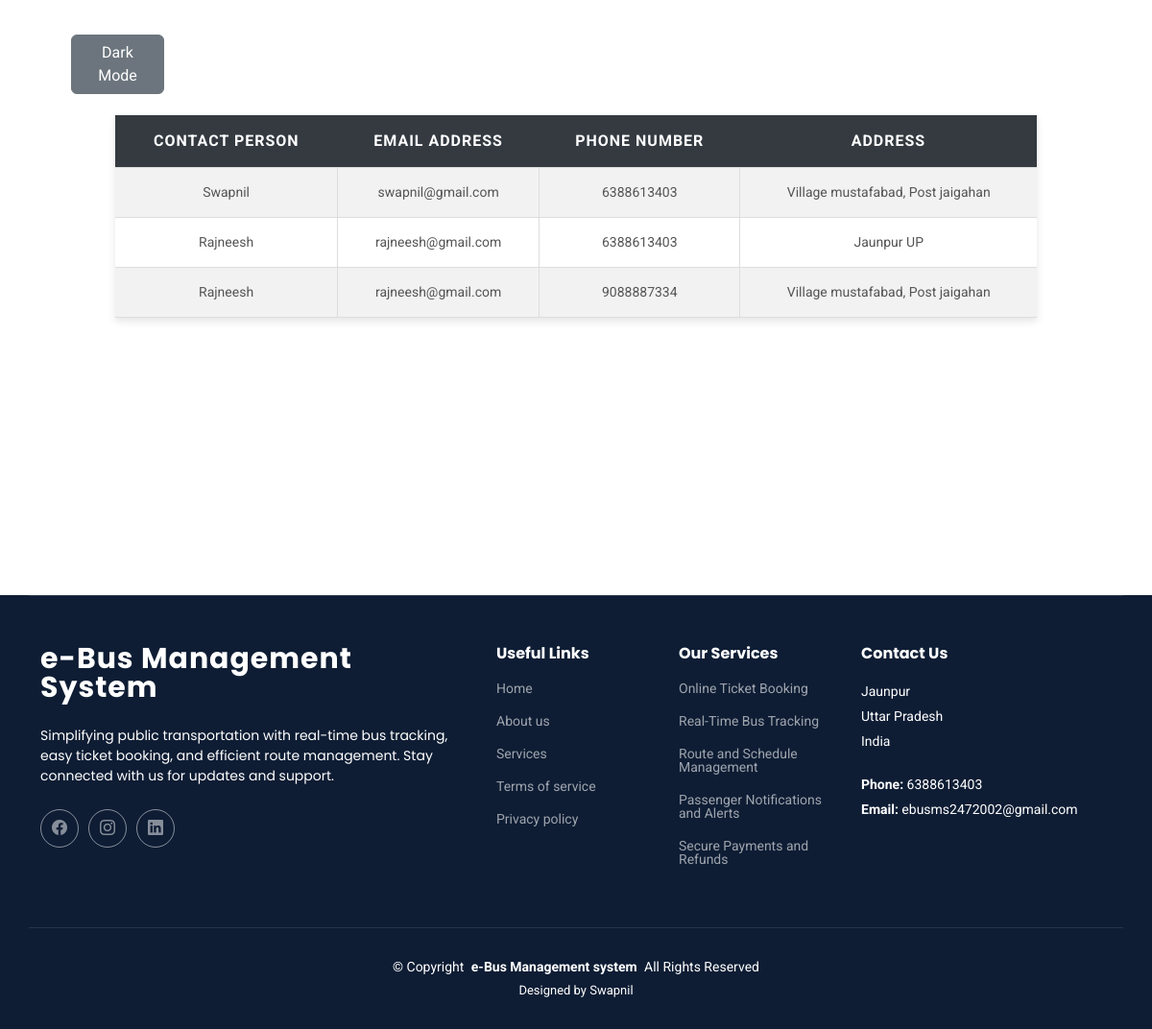
/BusContact, run on the app's committed database.
### webapp/models.py (models this page shows)
class PostBusContact(models.Model):
    contactperson = models.CharField(max_length=30)
    contactemail = models.EmailField(max_length=40)
    contactphone = models.CharField(max_length=10)
    contactaddress = models.CharField(max_length=30)

### webapp/views.py (the view)
# urls.py: path('BusContact', views.BusContact),
def BusContact(request):
    obj = PostBusContact.objects.all()
    return render(request,"BusContact.html",{'obj':obj})

### webapp/templates/BusContact.html (shortened to what this page needs)
{% extends 'HeaderFooter.html'%}
{% block content%}
<head>
</head>
<body>
<div id="demo"></div>
<div id="demo1">
    <table>
        <tr>
            <th>Contact Person</th>
            <th>Email Address</th>
            <th>Phone Number</th>
            <th>Address</th>
        </tr>
        {% for bus in obj %}
        <tr>
            <td>{{bus.contactperson}}</td>
            <td>{{bus.contactemail}}</td>
            <td>{{bus.contactphone}}</td>
            <td>{{bus.contactaddress}}</td>
        </tr>
        {% endfor %}
    </table>
</div>
{% endblock %}

### webapp/static/css/main.css (style rules this page uses)
:root { --background-color: #ffffff; --text-color: #000000; }
body { background-color: var(--background-color); color: var(--text-color); }
:root { --default-font: "Roboto", system-ui, -apple-system, "Segoe UI", Roboto, "Helvetica Neue", Arial, "Noto Sans", "Liberation Sans", sans-serif, "Apple Color Emoji", "Segoe UI Emoji", "Segoe UI Symbol", "Noto Color Emoji"; --heading-font: "Poppins", sans-serif; --nav-font: "Poppins", sans-serif; --background-color: #ffffff; --default-color: #212529; --heading-color: #001973; --accent-color: #0d42ff; --surface-color: #ffffff; --contrast-color: #ffffff; --nav-color: rgba(255, 255, 255, 0.6); --nav-hover-color: #ffffff; --nav-mobile-background-color: #ffffff; --nav-dropdown-background-color: #ffffff; --nav-dropdown-color: #212529; --nav-dropdown-hover-color: #0d42ff; scroll-behavior: smooth; }
body { color: var(--default-color); background-color: var(--background-color); font-family: var(--default-font); transition: background-color 0.3s ease, color 0.3s ease; }

### webapp/templates/BusContact.html (style rules this page uses)
#demo { height:100px; width:100%;  }
#demo1 { min-height:500px; width:100%; background-color:white; }
table { width: 80%; margin: 20px auto; border-collapse: collapse; box-shadow: 0 4px 8px rgba(0, 0, 0, 0.1); background: #ffffff; }
th, td { padding: 15px; text-align: center; }
th { background-color: #343a40; color: #ffffff; text-transform: uppercase; letter-spacing: 1px; }
tr:nth-child(even) { background-color: #f2f2f2; }
td { border: 1px solid #dddddd; font-size: 14px; color: #555555; }
th:first-child, td:first-child { border-left: none; }
th:last-child, td:last-child { border-right: none; }

### data on the page
PostBusContact: contactperson "Swapnil", contactemail "swapnil@gmail.com", contactphone "6388613403", contactaddress "Village mustafabad, Post jaigahan"
PostBusContact: contactperson "Rajneesh", contactemail "rajneesh@gmail.com", contactphone "6388613403", contactaddress "Jaunpur UP"
PostBusContact: contactperson "Rajneesh", contactemail "rajneesh@gmail.com", contactphone "9088887334", contactaddress "Village mustafabad, Post jaigahan"
